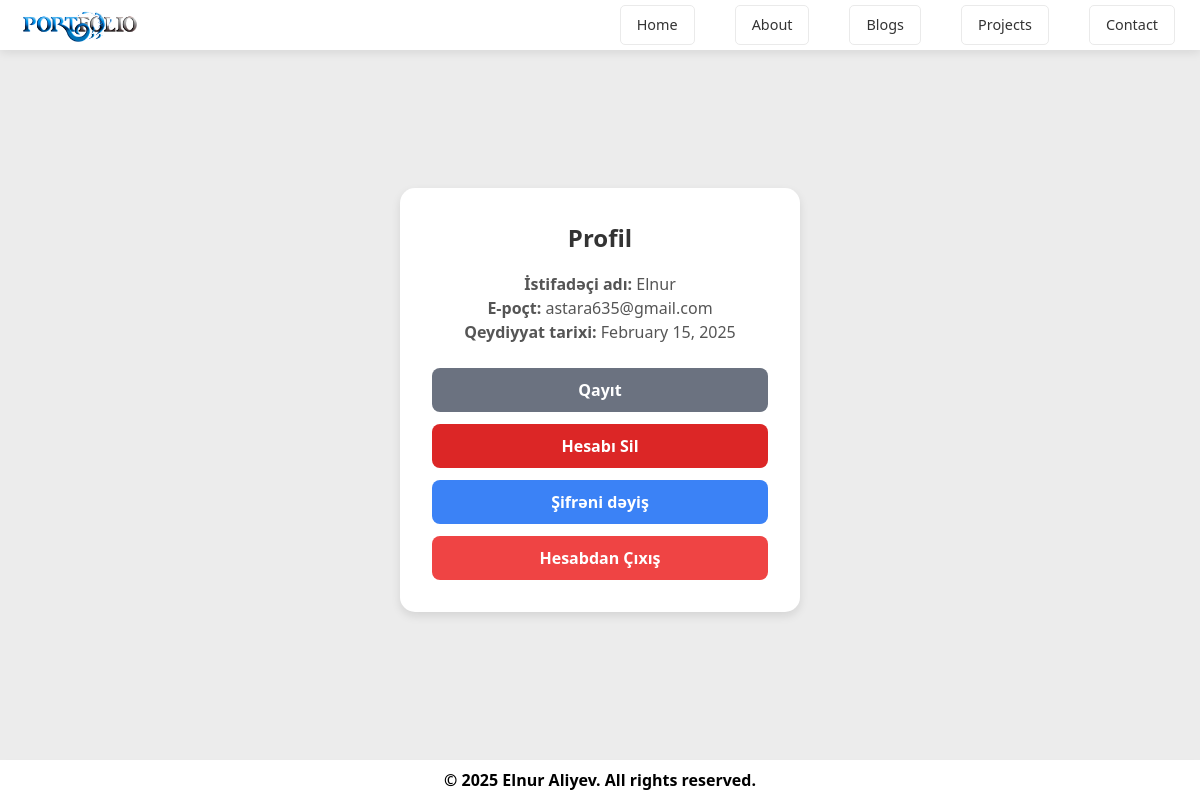
Page /accounts/profile/ (signed in) on the committed database.
### myapp/models.py (models this page shows, shortened)
class CustomUser(AbstractUser):
    email = models.EmailField(unique=True)
    USERNAME_FIELD = "email"  # İstifadəçi giriş üçün email istifadə edəcək
    REQUIRED_FIELDS = ["username"]  # Username hələ də tələb olunur

### myapp/views.py (the view)
# urls.py: path("accounts/profile/", views.profile_view, name="profile"),
def profile_view(request):
    return render(request, "profile.html")

### myapp/templates/profile.html (shortened to what this page needs)
{% load static %}
<!DOCTYPE html>
<html lang="az">
  <head>
    <link rel="stylesheet" href="{% static 'css/logreg.css' %}" />
    <link
      rel="stylesheet"
      href="https://cdnjs.cloudflare.com/ajax/libs/font-awesome/6.6.0/css/all.min.css"
    />
    <script src="https://cdn.tailwindcss.com"></script>
  </head>
  <body style="background: rgb(236, 236, 236)" class="bg-gray-100 font-sans">
    <nav class="navbar">
      <img src="{% static 'img/logo2.png' %}" alt="Logo" class="logo" />
      <ul id="sidemenu">
        <li>
          <a href="{% url 'home' %}" class="text-gray-700 hover:text-blue-500"
            >Home</a
          >
        </li>
        <li>
          <a
            href="{% url 'home' %}#about"
            class="text-gray-700 hover:text-blue-500"
            >About</a
          >
        </li>
        <li>
          <a
            href="{% url 'blog_list' %}"
            class="text-gray-700 hover:text-blue-500"
            >Blogs</a
          >
        </li>
        <li>
          <a
            href="{% url 'project_list' %}"
            class="text-gray-700 hover:text-blue-500"
            >Projects</a
          >
        </li>
        <li>
          <a
            href="{% url 'home' %}#contact"
            class="text-gray-700 hover:text-blue-500"
            >Contact</a
          >
        </li>
      </ul>
    </nav>
    <div class="flex justify-center items-center min-h-screen">
      <div class="profile-card">
        <h2>Profil</h2>
        <p><strong>İstifadəçi adı:</strong> {{ user.username }}</p>
        <p><strong>E-poçt:</strong> {{ user.email }}</p>
        <p>
          <strong>Qeydiyyat tarixi:</strong> {{ user.date_joined|date:"F j, Y"}}
        </p>
        <div class="mt-6 space-y-3">
          <a
            href="{% url 'blog_list' %}"
            class="block bg-gray-500 text-white profile-btn hover:bg-gray-600"
            >Qayıt</a
          >
          <form action="{% url 'delete_account' %}" method="GET">
            <button
              type="submit"
              class="bg-red-600 text-white profile-btn hover:bg-red-700"
            >
              Hesabı Sil
            </button>
          </form>
          <a
            href="{% url 'password_change' %}"
            class="block bg-blue-500 text-white profile-btn hover:bg-blue-600"
            >Şifrəni dəyiş</a
          >
          <a
            href="{% url 'logout' %}"
            class="block bg-red-500 text-white profile-btn hover:bg-red-600"
            >Hesabdan Çıxış</a
          >
        </div>
      </div>
    </div>
    <footer
      style="margin-top: -2.5rem"
      class="text-center py-2 bg-white shadow-md mt-10"
    >
      <p style="font-weight: 600">
        &copy; 2025 Elnur Aliyev. All rights reserved.
      </p>
    </footer>
  </body>
</html>

### myapp/static/css/logreg.css (style rules this page uses)
body { font-family: Arial, sans-serif; margin: 0; padding: 0; min-height: 100vh; display: flex; flex-direction: column; background: linear-gradient(to right, #4CAF50, #2196F3); }
.navbar { display: flex; justify-content: space-between; align-items: center; gap: 0.5rem; background-color: white; position: fixed; top: 0; left: 0; right: 0; z-index: 1000; box-shadow: 0 2px 10px rgba(0, 0, 0, 0.1); padding: 0 20px; }
.navbar a, .navbar span { display: inline-block; padding: 0.5rem 1rem; font-size: 0.9rem; border: 1px solid #eaeaea; background-color: #fff; color: #333; border-radius: 5px; transition: all 0.3s ease; }
.logo { width: 120px; height: auto; margin-right: auto; }
#sidemenu { display: flex; list-style-type: none; margin: 0; padding: 5px; }
#sidemenu li { margin-left: 40px; }
button { width: 100%; padding: 8px; background-color: #4CAF50; color: white; border: none; border-radius: 4px; cursor: pointer; font-size: 14px; }

### myapp/templates/profile.html (style rules this page uses)
.profile-card { background: white; padding: 2rem; border-radius: 15px; box-shadow: 0 4px 10px rgba(0, 0, 0, 0.1); width: 100%; max-width: 400px; text-align: center; transition: transform 0.3s ease; }
.profile-card h2 { color: #333; font-size: 24px; font-weight: bold; margin-bottom: 1rem; }
.profile-card p { color: #555; font-size: 16px; }
.profile-btn { width: 100%; padding: 10px; border-radius: 8px; font-weight: bold; transition: background 0.3s ease; }

### rows in the picture
CustomUser: username "Elnur", email "astara635@gmail.com", date_joined "February 15, 2025"
